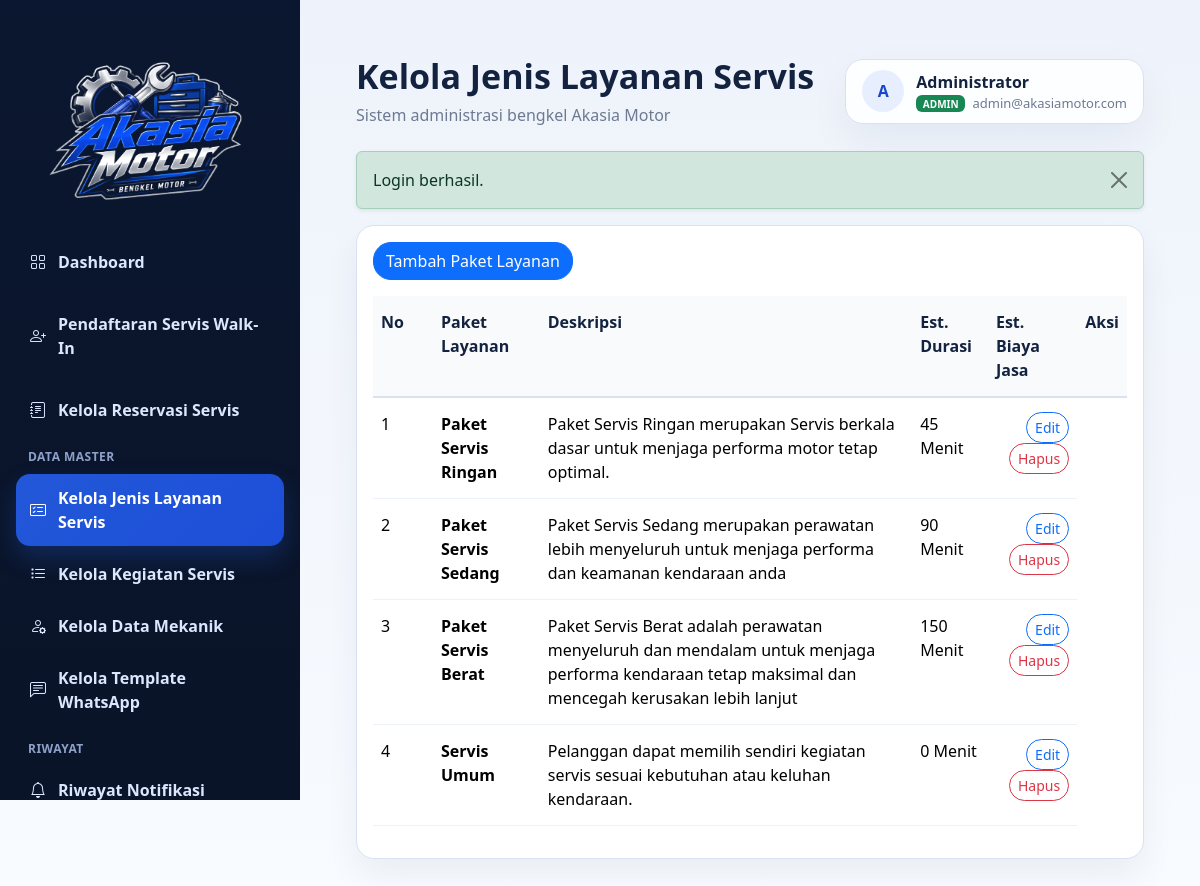
The app's page /akasia_admin/index.php?page=jenis_layanan (signed in) with its own data.
### tables this page shows
CREATE TABLE `jenis_layanan` (
  `id` int(11) NOT NULL,
  `nama` varchar(100) NOT NULL,
  `deskripsi` text DEFAULT NULL,
  `estimasi_durasi` int(11) NOT NULL DEFAULT 0 COMMENT 'Durasi dalam menit',
  `estimasi_biaya_jasa` decimal(12,2) NOT NULL DEFAULT 0.00,
  `is_custom` tinyint(1) NOT NULL DEFAULT 0 COMMENT '1 jika layanan bersifat dinamis/custom',
  `is_active` tinyint(1) NOT NULL DEFAULT 1 COMMENT '1 = Aktif, 0 = Nonaktif'
);

### akasia_admin/index.php (called while the page is built, shortened)
<?php
$page = $_GET['page'] ?? 'dashboard';
$pageFile = __DIR__ . '/pages/' . $page . '.php';
require __DIR__ . '/layout/header.php';
require __DIR__ . '/layout/sidebar.php';
require $pageFile;
require __DIR__ . '/layout/footer.php';

### akasia_admin/pages/jenis_layanan.php (the view, shortened to what this page needs)
<?php
$jenisStmt = $pdo->query("
    SELECT id, nama, deskripsi, estimasi_durasi, estimasi_biaya_jasa, is_active,
           (SELECT COUNT(id) FROM reservasi WHERE jenis_layanan_id = jenis_layanan.id) AS is_used
    FROM jenis_layanan
    ORDER BY id ASC
");
$jenisLayananList = $jenisStmt->fetchAll();
?>
<div class="card border-0 shadow-sm">
    <div class="card-body">
        <div class="toolbar mb-3">
            <div class="toolbar-group">
                <a href="index.php?page=jenis_layanan&form=tambah" class="btn btn-primary">Tambah Paket Layanan</a>
            </div>
        </div>
        <div class="table-responsive">
            <table class="table align-middle">
                <thead class="table-light">
                    <tr>
                        <th style="width: 60px;">No</th>
                        <th>Paket Layanan</th>
                        <th>Deskripsi</th>
                        <th>Est. Durasi</th>
                        <th>Est. Biaya Jasa</th>
                        <th class="text-end">Aksi</th>
                    </tr>
                </thead>
                <tbody>
                    <?php foreach ($jenisLayananList as $index => $item): ?>
                        <tr>
                            <td><?= $index + 1 ?></td>
                           <td class="fw-semibold">
    <?= htmlspecialchars($item['nama']) ?>
</td>
                            <td><?= htmlspecialchars($item['deskripsi']) ?></td>
                            <td><?= (int) $item['estimasi_durasi'] ?> Menit</td>
                            <td class="text-end">
    <a href="index.php?page=jenis_layanan&edit=<?= (int) $item['id'] ?>" class="btn btn-sm btn-outline-primary">Edit</a>
    <?php if ((int)$item['is_active'] === 0): ?>
        <form method="post" action="index.php?page=jenis_layanan" class="d-inline">
            <input type="hidden" name="action" value="toggle_active_jenis_layanan">
            <input type="hidden" name="id" value="<?= (int) $item['id'] ?>">
            <input type="hidden" name="is_active" value="1">
            <button type="submit" class="btn btn-sm btn-success">Aktifkan</button>
        </form>
    <?php else: ?>
        <?php if ((int)$item['is_used'] > 0): ?>
            <form method="post" action="index.php?page=jenis_layanan" class="d-inline" onsubmit="return confirm('Data sudah digunakan pada transaksi reservasi.\nData tidak dapat dihapus agar riwayat transaksi tetap terjaga.\nApakah Anda ingin menonaktifkan data ini?');">
                <button type="submit" class="btn btn-sm btn-outline-danger">Hapus</button>
            </form>
        <?php else: ?>
            <form method="post" action="index.php?page=jenis_layanan" class="d-inline" onsubmit="return confirm('Apakah Anda yakin ingin menghapus paket layanan ini secara permanen?');">
                <button type="submit" class="btn btn-sm btn-outline-danger">Hapus</button>
            </form>
        <?php endif; ?>
    <?php endif; ?>
</td>
                        </tr>
                    <?php endforeach; ?>
                </tbody>
            </table>
        </div>
    </div>
</div>

### akasia_admin/assets/css/style.css (style rules this page uses)
:root { --sidebar-bg: #0b1730; --sidebar-soft: #11244a; --sidebar-active: #2258d8; --sidebar-text: #dbe7ff; --body-bg: #f4f7fb; --surface: #ffffff; --border: #d9e2f1; --title: #13233f; --muted: #6c7a92; --success-soft: #e9fbf0; --warning-soft: #fff5de; --danger-soft: #fff0ef; --status-1-bg: #e3f2fd; --status-1-text: #1565c0; --status-2-bg: #e8f5e9; --status-2-text: #2e7d32; --status-3-bg: #fff3e0; --status-3-text: #ef6c00; --status-4-bg: #fce4ec; --status-4-text: #c2185b; --status-5-bg: #f3e5f5; --status-5-text: #7b1fa2; --status-6-bg: #e0f2f1; --status-6-text: #00695c; }
* { box-sizing: border-box; }
body { margin: 0; font-family: "Segoe UI", Tahoma, Geneva, Verdana, sans-serif; background: linear-gradient(180deg, #eef3fb 0%, #f8fbff 100%); color: var(--title); overflow-x: hidden; }
.card, .topbar-user, .form-control, .form-select, .btn, .modal-content { border-radius: 18px; }
.card { border: 1px solid var(--border) !important; box-shadow: 0 16px 34px rgba(16, 37, 74, 0.06) !important; }
.toolbar { display: flex; align-items: center; justify-content: space-between; gap: 16px; margin-bottom: 20px; flex-wrap: wrap; }
.toolbar-group { display: flex; align-items: center; gap: 12px; flex-wrap: wrap; }
.table > :not(caption) > * > * { padding-top: 14px; padding-bottom: 14px; border-bottom-color: #edf2f8; vertical-align: top; }
.table thead th { font-weight: 700; color: var(--title); background: #f8fafc; border-bottom: 2px solid var(--border); }
.table-responsive { overflow-x: auto; }

### records on screen
jenis_layanan: nama "Paket Servis Ringan", deskripsi "Paket Servis Ringan merupakan Servis berkala dasar untuk menjaga performa motor tetap optimal.", estimasi_durasi "45"
jenis_layanan: nama "Paket Servis Sedang", deskripsi "Paket Servis Sedang merupakan perawatan lebih menyeluruh untuk menjaga performa dan keamanan kendaraan anda", estimasi_durasi "90"
jenis_layanan: nama "Paket Servis Berat", deskripsi "Paket Servis Berat adalah perawatan menyeluruh dan mendalam untuk menjaga performa kendaraan tetap maksimal dan mencegah kerusakan lebih lanjut", estimasi_durasi "150"
jenis_layanan: nama "Servis Umum", deskripsi "Pelanggan dapat memilih sendiri kegiatan servis sesuai kebutuhan atau keluhan kendaraan.", estimasi_durasi "0"

### other values on screen
$pageTitle "Kelola Jenis Layanan Servis"
substr($adminUser['nama'] ?? 'U', 0, 1) "A"
$adminUser['nama'] "Administrator"
$userRole "ADMIN"
$adminUser['email'] "admin@akasiamotor.com"
$flash['message'] "Login berhasil."
